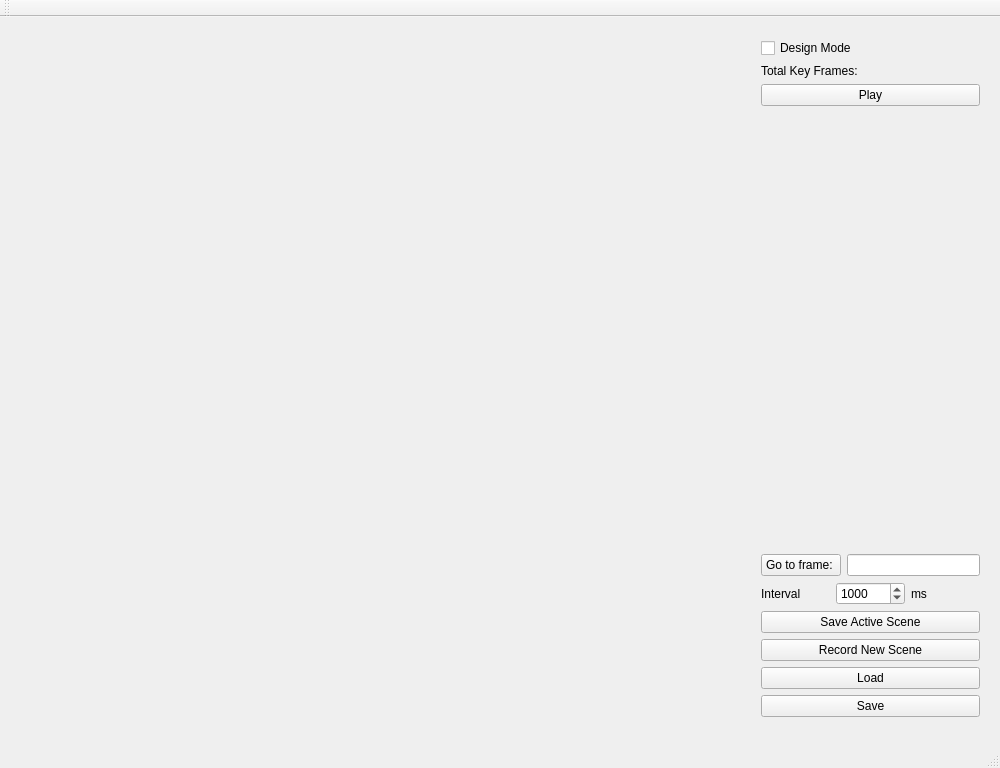
<?xml version="1.0" encoding="UTF-8"?>
<ui version="4.0">
 <class>MainWindow</class>
 <widget class="QMainWindow" name="MainWindow">
  <property name="geometry">
   <rect>
    <x>0</x>
    <y>0</y>
    <width>1000</width>
    <height>768</height>
   </rect>
  </property>
  <property name="windowTitle">
   <string>Animated Horse</string>
  </property>
  <widget class="QWidget" name="centralWidget">
   <widget class="Horse" name="openGLWidget" native="true">
    <property name="geometry">
     <rect>
      <x>0</x>
      <y>0</y>
      <width>740</width>
      <height>740</height>
     </rect>
    </property>
   </widget>
   <widget class="QWidget" name="verticalLayoutWidget">
    <property name="geometry">
     <rect>
      <x>750</x>
      <y>10</y>
      <width>241</width>
      <height>701</height>
     </rect>
    </property>
    <layout class="QVBoxLayout" name="verticalLayout">
     <item>
      <widget class="QCheckBox" name="fillModeBox">
       <property name="text">
        <string>Design Mode</string>
       </property>
       <property name="checked">
        <bool>false</bool>
       </property>
      </widget>
     </item>
     <item>
      <layout class="QHBoxLayout" name="horizontalLayout_2">
       <item>
        <widget class="QLabel" name="activeLabel">
         <property name="text">
          <string>Total Key Frames:</string>
         </property>
        </widget>
       </item>
       <item>
        <widget class="QLabel" name="activeFrameLabel_2">
         <property name="text">
          <string/>
         </property>
        </widget>
       </item>
      </layout>
     </item>
     <item>
      <widget class="QPushButton" name="playButton">
       <property name="text">
        <string>Play</string>
       </property>
      </widget>
     </item>
     <item>
      <spacer name="verticalSpacer">
       <property name="orientation">
        <enum>Qt::Vertical</enum>
       </property>
       <property name="sizeHint" stdset="0">
        <size>
         <width>20</width>
         <height>40</height>
        </size>
       </property>
      </spacer>
     </item>
     <item>
      <layout class="QHBoxLayout" name="horizontalLayout_3">
       <item>
        <widget class="QPushButton" name="changeFrameButton">
         <property name="text">
          <string>Go to frame: </string>
         </property>
        </widget>
       </item>
       <item>
        <widget class="QLineEdit" name="changeFrameEdit"/>
       </item>
      </layout>
     </item>
     <item>
      <layout class="QHBoxLayout" name="horizontalLayout">
       <item>
        <widget class="QLabel" name="intervalLabel">
         <property name="text">
          <string>Interval</string>
         </property>
        </widget>
       </item>
       <item>
        <widget class="QSpinBox" name="intervalBox">
         <property name="minimum">
          <number>20</number>
         </property>
         <property name="maximum">
          <number>5000</number>
         </property>
         <property name="singleStep">
          <number>50</number>
         </property>
         <property name="value">
          <number>1000</number>
         </property>
        </widget>
       </item>
       <item>
        <widget class="QLabel" name="msLabel">
         <property name="text">
          <string>ms</string>
         </property>
        </widget>
       </item>
      </layout>
     </item>
     <item>
      <widget class="QPushButton" name="saveActiveButton">
       <property name="text">
        <string>Save Active Scene</string>
       </property>
      </widget>
     </item>
     <item>
      <widget class="QPushButton" name="recordFrameButton">
       <property name="text">
        <string>Record New Scene</string>
       </property>
      </widget>
     </item>
     <item>
      <widget class="QPushButton" name="loadButton">
       <property name="text">
        <string>Load</string>
       </property>
      </widget>
     </item>
     <item>
      <widget class="QPushButton" name="saveButton">
       <property name="text">
        <string>Save</string>
       </property>
      </widget>
     </item>
    </layout>
   </widget>
  </widget>
  <widget class="QMenuBar" name="menuBar">
   <property name="geometry">
    <rect>
     <x>0</x>
     <y>0</y>
     <width>1000</width>
     <height>21</height>
    </rect>
   </property>
  </widget>
  <widget class="QToolBar" name="mainToolBar">
   <attribute name="toolBarArea">
    <enum>TopToolBarArea</enum>
   </attribute>
   <attribute name="toolBarBreak">
    <bool>false</bool>
   </attribute>
  </widget>
  <widget class="QStatusBar" name="statusBar"/>
 </widget>
 <layoutdefault spacing="6" margin="11"/>
 <customwidgets>
  <customwidget>
   <class>Horse</class>
   <extends>QWidget</extends>
   <header>horse.h</header>
   <container>1</container>
   <slots>
    <signal>frameChanged(QString)</signal>
    <slot>animate()</slot>
    <slot>changeFill(bool)</slot>
    <slot>editActiveScene()</slot>
   </slots>
  </customwidget>
 </customwidgets>
 <resources/>
 <connections>
  <connection>
   <sender>loadButton</sender>
   <signal>clicked()</signal>
   <receiver>openGLWidget</receiver>
   <slot>slot1()</slot>
   <hints>
    <hint type="sourcelabel">
     <x>779</x>
     <y>713</y>
    </hint>
    <hint type="destinationlabel">
     <x>645</x>
     <y>303</y>
    </hint>
   </hints>
  </connection>
  <connection>
   <sender>playButton</sender>
   <signal>clicked()</signal>
   <receiver>openGLWidget</receiver>
   <slot>animate()</slot>
   <hints>
    <hint type="sourcelabel">
     <x>793</x>
     <y>110</y>
    </hint>
    <hint type="destinationlabel">
     <x>625</x>
     <y>194</y>
    </hint>
   </hints>
  </connection>
  <connection>
   <sender>fillModeBox</sender>
   <signal>toggled(bool)</signal>
   <receiver>openGLWidget</receiver>
   <slot>changeFill(bool)</slot>
   <hints>
    <hint type="sourcelabel">
     <x>786</x>
     <y>53</y>
    </hint>
    <hint type="destinationlabel">
     <x>546</x>
     <y>114</y>
    </hint>
   </hints>
  </connection>
  <connection>
   <sender>openGLWidget</sender>
   <signal>frameChanged(QString)</signal>
   <receiver>activeFrameLabel_2</receiver>
   <slot>setText(QString)</slot>
   <hints>
    <hint type="sourcelabel">
     <x>593</x>
     <y>148</y>
    </hint>
    <hint type="destinationlabel">
     <x>930</x>
     <y>73</y>
    </hint>
   </hints>
  </connection>
  <connection>
   <sender>saveActiveButton</sender>
   <signal>clicked()</signal>
   <receiver>openGLWidget</receiver>
   <slot>editActiveScene()</slot>
   <hints>
    <hint type="sourcelabel">
     <x>884</x>
     <y>643</y>
    </hint>
    <hint type="destinationlabel">
     <x>731</x>
     <y>406</y>
    </hint>
   </hints>
  </connection>
 </connections>
</ui>
